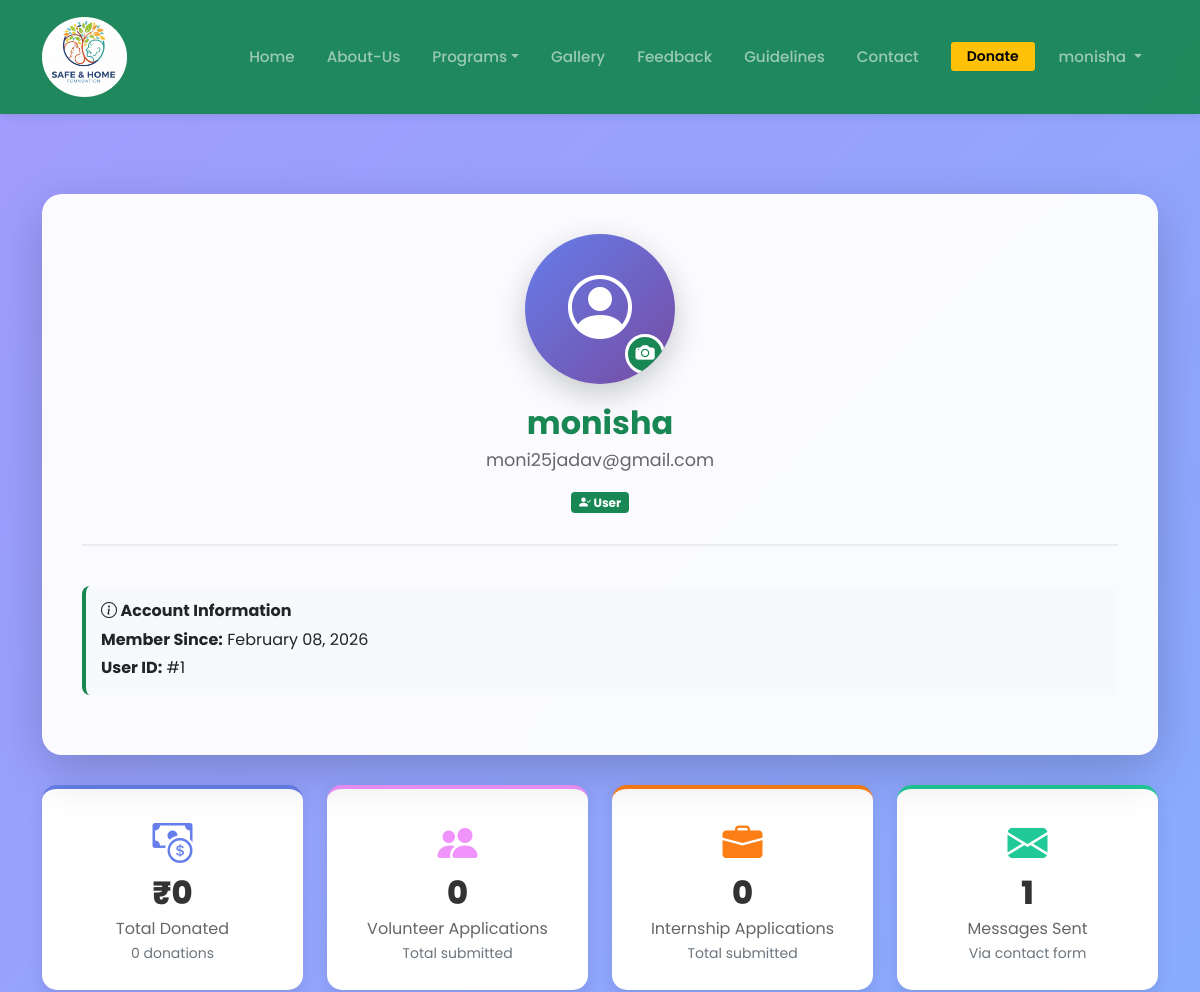
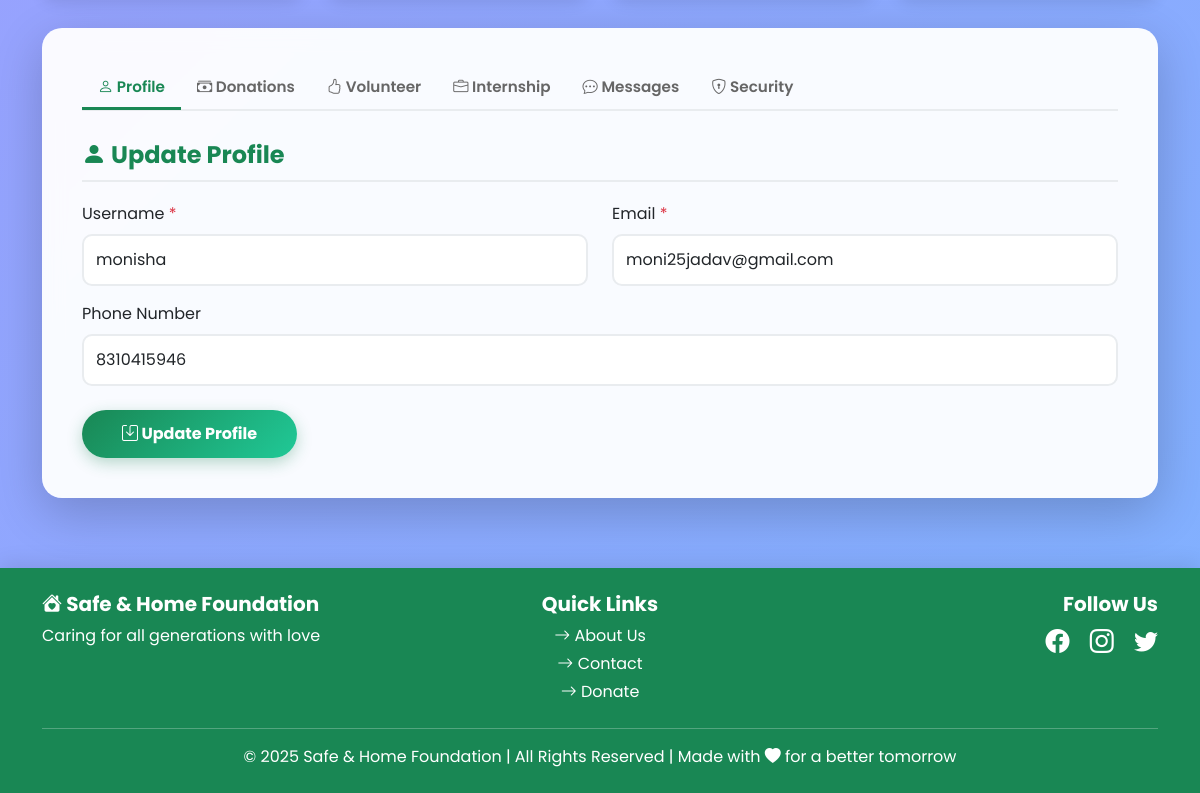
The app's page /profile.php (signed in) with its own data (2 pictures, top to bottom).
### tables this page shows
CREATE TABLE `users` (
  `id` int(11) NOT NULL,
  `username` varchar(50) NOT NULL,
  `email` varchar(100) NOT NULL,
  `password` varchar(255) NOT NULL,
  `phone` varchar(15) DEFAULT NULL,
  `user_type` enum('user','volunteer') DEFAULT 'user',
  `created_at` timestamp NOT NULL DEFAULT current_timestamp(),
  `reset_token` varchar(100) DEFAULT NULL,
  `reset_expiry` datetime DEFAULT NULL,
  `profile_picture` varchar(255) DEFAULT NULL
);

### profile.php (the view, shortened to what this page needs)
<?php
include('includes/db_connect.php');
$user_id = $_SESSION['user_id'];
mysqli_query($conn, "ALTER TABLE users ADD COLUMN IF NOT EXISTS profile_picture VARCHAR(255) DEFAULT NULL");
$user_query  = "SELECT * FROM users WHERE id = '$user_id'";
$user_result = mysqli_query($conn, $user_query);
$user        = mysqli_fetch_assoc($user_result);
$donations_result = mysqli_query($conn, "SELECT COUNT(*) as total_donations, COALESCE(SUM(amount),0) as total_amount FROM donations WHERE email='{$user['email']}'");
$donations_stats  = $donations_result ? mysqli_fetch_assoc($donations_result) : ['total_donations'=>0,'total_amount'=>0];
$volunteer_result = mysqli_query($conn, "SELECT COUNT(*) as total FROM volunteer_applications WHERE email='{$user['email']}'");
$volunteer_count  = $volunteer_result ? mysqli_fetch_assoc($volunteer_result)['total'] : 0;
$messages_result  = mysqli_query($conn, "SELECT COUNT(*) as total FROM contact_messages WHERE email='{$user['email']}'");
$messages_count   = $messages_result ? mysqli_fetch_assoc($messages_result)['total'] : 0;
$internship_result = mysqli_query($conn, "SELECT COUNT(*) as total FROM internship_applications WHERE email='{$user['email']}'");
$internship_count  = $internship_result ? mysqli_fetch_assoc($internship_result)['total'] : 0;
?>
<!doctype html>
<html lang="en">
<head>
  <link href="https://cdn.jsdelivr.net/npm/bootstrap@5.0.2/dist/css/bootstrap.min.css" rel="stylesheet" />
  <link rel="stylesheet" href="https://cdn.jsdelivr.net/npm/bootstrap-icons@1.10.5/font/bootstrap-icons.css">
</head>
<body>
  <nav class="navbar navbar-expand-lg navbar-dark bg-success sticky-top">
    <div class="container">
      <a class="navbar-brand" href="index.php">
        <img src="./images/logo.png" alt="Safe & Home Foundation" />
      </a>
      <div class="collapse navbar-collapse" id="navbarNav">
        <ul class="navbar-nav ms-auto align-items-lg-center">
          <li class="nav-item"><a href="index.php" class="nav-link">Home</a></li>
          <li class="nav-item"><a href="aboutus.php" class="nav-link">About-Us</a></li>
          <li class="nav-item dropdown">
            <a class="nav-link dropdown-toggle" href="#" role="button" data-bs-toggle="dropdown">Programs</a>
          </li>
          <li class="nav-item"><a href="gallery.php" class="nav-link">Gallery</a></li>
          <li class="nav-item"><a href="feedback.php" class="nav-link">Feedback</a></li>
          <li class="nav-item"><a href="guidelines.php" class="nav-link">Guidelines</a></li>
          <li class="nav-item"><a href="contact.php" class="nav-link">Contact</a></li>
          <li class="nav-item ms-lg-3">
            <a href="donate.php" class="btn btn-warning btn-sm px-3">Donate</a>
          </li>
          <li class="nav-item dropdown ms-lg-2">
            <a class="nav-link dropdown-toggle" href="#" role="button" data-bs-toggle="dropdown">
              <?php echo htmlspecialchars($user['username']); ?>
            </a>
          </li>
        </ul>
      </div>
    </div>
  </nav>
  <section class="profile-section">
    <div class="container">
      <div class="profile-card">
        <div class="profile-header">
          <div class="profile-avatar">
            <?php if(!empty($user['profile_picture']) && file_exists($user['profile_picture'])): ?>
              <img src="<?php echo htmlspecialchars($user['profile_picture']); ?>" alt="Profile Picture">
            <?php else: ?>
              <i class="bi bi-person-circle"></i>
            <?php endif; ?>
            <label for="profilePictureInput" class="upload-btn" title="Upload Profile Picture">
              <i class="bi bi-camera-fill"></i>
            </label>
          </div>
          <h1 class="profile-name"><?php echo htmlspecialchars($user['username']); ?></h1>
          <p class="profile-email"><?php echo htmlspecialchars($user['email']); ?></p>
          <span class="badge bg-success"><i class="bi bi-person-check-fill"></i> <?php echo ucfirst($user['user_type']); ?></span>
        </div>
        <div class="info-box">
          <h6 class="fw-bold mb-2"><i class="bi bi-info-circle"></i> Account Information</h6>
          <p class="mb-1"><strong>Member Since:</strong> <?php echo date('F d, Y', strtotime($user['created_at'])); ?></p>
          <p class="mb-0"><strong>User ID:</strong> #<?php echo $user['id']; ?></p>
        </div>
      </div>
      <div class="row stats-row g-4">
        <div class="col-md-3">
          <div class="stat-card donations">
            <i class="bi bi-cash-coin"></i>
            <h3>₹<?php echo number_format($donations_stats['total_amount']); ?></h3>
            <p>Total Donated</p>
            <small class="text-muted"><?php echo $donations_stats['total_donations']; ?> donations</small>
          </div>
        </div>
        <div class="col-md-3">
          <div class="stat-card volunteers">
            <i class="bi bi-people-fill"></i>
            <h3><?php echo $volunteer_count; ?></h3>
            <p>Volunteer Applications</p>
            <small class="text-muted">Total submitted</small>
          </div>
        </div>
        <div class="col-md-3">
          <div class="stat-card internship">
            <i class="bi bi-briefcase-fill"></i>
            <h3><?php echo $internship_count; ?></h3>
            <p>Internship Applications</p>
            <small class="text-muted">Total submitted</small>
          </div>
        </div>
        <div class="col-md-3">
          <div class="stat-card messages">
            <i class="bi bi-envelope-fill"></i>
            <h3><?php echo $messages_count; ?></h3>
            <p>Messages Sent</p>
            <small class="text-muted">Via contact form</small>
          </div>
        </div>
      </div>
      <div class="profile-card">
        <ul class="nav nav-tabs" id="profileTabs" role="tablist">
          <li class="nav-item" role="presentation">
            <button class="nav-link active" id="profile-tab" data-bs-toggle="tab" data-bs-target="#profile" type="button" role="tab">
              <i class="bi bi-person"></i> Profile
            </button>
          </li>
          <li class="nav-item" role="presentation">
            <button class="nav-link" id="donations-tab" data-bs-toggle="tab" data-bs-target="#donations" type="button" role="tab">
              <i class="bi bi-cash-stack"></i> Donations
            </button>
          </li>
          <li class="nav-item" role="presentation">
            <button class="nav-link" id="volunteer-tab" data-bs-toggle="tab" data-bs-target="#volunteer" type="button" role="tab">
              <i class="bi bi-hand-thumbs-up"></i> Volunteer
            </button>
          </li>
          <li class="nav-item" role="presentation">
            <button class="nav-link" id="internship-tab" data-bs-toggle="tab" data-bs-target="#internship" type="button" role="tab">
              <i class="bi bi-briefcase"></i> Internship
            </button>
          </li>
          <li class="nav-item" role="presentation">
            <button class="nav-link" id="messages-tab" data-bs-toggle="tab" data-bs-target="#messages" type="button" role="tab">
              <i class="bi bi-chat-dots"></i> Messages
            </button>
          </li>
          <li class="nav-item" role="presentation">
            <button class="nav-link" id="security-tab" data-bs-toggle="tab" data-bs-target="#security" type="button" role="tab">
              <i class="bi bi-shield-lock"></i> Security
            </button>
          </li>
        </ul>
        <div class="tab-content" id="profileTabsContent">
          <div class="tab-pane fade show active" id="profile" role="tabpanel" aria-labelledby="profile-tab">
            <h3 class="section-title"><i class="bi bi-person-fill"></i> Update Profile</h3>
            <form method="POST">
              <div class="row mb-3">
                <div class="col-md-6">
                  <label class="form-label">Username <span class="text-danger">*</span></label>
                  <input type="text" class="form-control" name="username" value="<?php echo htmlspecialchars($user['username']); ?>" required>
                </div>
                <div class="col-md-6">
                  <label class="form-label">Email <span class="text-danger">*</span></label>
                  <input type="email" class="form-control" name="email" value="<?php echo htmlspecialchars($user['email']); ?>" required>
                </div>
              </div>
              <div class="mb-4">
                <label class="form-label">Phone Number</label>
                <input type="tel" class="form-control" name="phone" value="<?php echo htmlspecialchars($user['phone'] ?? ''); ?>">
              </div>
              <button type="submit" name="update_profile" class="btn btn-success"><i class="bi bi-save"></i> Update Profile</button>
            </form>
          </div>
        </div>
      </div>
    </div>
  </section>
  <footer class="bg-success text-white py-4">
    <div class="container">
      <div class="row">
        <div class="col-md-4 text-center text-md-start mb-3 mb-md-0">
          <h5 class="fw-bold"><i class="bi bi-house-heart-fill"></i> Safe & Home Foundation</h5>
          <p class="mb-0">Caring for all generations with love</p>
        </div>
        <div class="col-md-4 text-center mb-3 mb-md-0">
          <h5 class="fw-bold">Quick Links</h5>
          <a href="aboutus.php" class="text-white d-block mb-1"><i class="bi bi-arrow-right"></i> About Us</a>
          <a href="contact.php" class="text-white d-block mb-1"><i class="bi bi-arrow-right"></i> Contact</a>
          <a href="donate.php" class="text-white d-block"><i class="bi bi-arrow-right"></i> Donate</a>
        </div>
        <div class="col-md-4 text-center text-md-end">
          <h5 class="fw-bold">Follow Us</h5>
          <a href="#" class="text-white me-3 fs-4"><i class="bi bi-facebook"></i></a>
          <a href="#" class="text-white me-3 fs-4"><i class="bi bi-instagram"></i></a>
          <a href="#" class="text-white fs-4"><i class="bi bi-twitter"></i></a>
        </div>
      </div>
      <hr class="bg-white mt-4 opacity-25">
      <p class="text-center mb-0">© 2025 Safe & Home Foundation | All Rights Reserved | Made with <i class="bi bi-heart-fill"></i> for a better tomorrow</p>
    </div>
  </footer>
</body>
</html>

### profile.php (style rules this page uses)
* { font-family: 'Poppins', sans-serif; }
html { scroll-behavior: smooth; }
body { background: linear-gradient(-45deg, #ffeaa7, #fab1a0, #74b9ff, #a29bfe); background-size: 400% 400%; animation: gradientBG 15s ease infinite; overflow-x: hidden; margin: 0; padding: 0; }
.navbar { padding:.75rem 0; box-shadow:0 2px 8px rgba(0,0,0,0.1); background:rgba(25,135,84,0.95)!important; backdrop-filter:blur(10px); }
.navbar-brand img { height:80px; }
.nav-link { font-size:.95rem; font-weight:500; padding:.5rem 1rem!important; transition:color .2s; }
.btn-warning { background:#ffc107; border:none; font-weight:600; transition:all .2s; }
.profile-section { padding:80px 0 40px; }
.profile-card { background:rgba(255,255,255,0.95); backdrop-filter:blur(10px); border-radius:20px; padding:40px; box-shadow:0 15px 50px rgba(0,0,0,0.2); margin-bottom:30px; }
.profile-header { text-align:center; margin-bottom:40px; padding-bottom:30px; border-bottom:2px solid #e9ecef; }
.profile-avatar { width:150px; height:150px; border-radius:50%; background:linear-gradient(135deg,#667eea 0%,#764ba2 100%); display:flex; align-items:center; justify-content:center; margin:0 auto 20px; font-size:4rem; color:white; box-shadow:0 10px 30px rgba(0,0,0,0.2); position:relative; overflow:hidden; }
.upload-btn { position:absolute; bottom:10px; right:10px; width:40px; height:40px; border-radius:50%; background:#198754; border:3px solid white; display:flex; align-items:center; justify-content:center; cursor:pointer; transition:all .3s ease; }
.upload-btn i { color:white; font-size:1.2rem; }
.profile-name { font-size:2rem; font-weight:700; color:#198754; margin-bottom:5px; }
.profile-email { color:#666; font-size:1.1rem; }
.stats-row { margin-bottom:30px; }
.stat-card { background:white; border-radius:15px; padding:25px; text-align:center; box-shadow:0 5px 15px rgba(0,0,0,0.1); transition:all .3s ease; height:100%; }
.stat-card i { font-size:2.5rem; margin-bottom:15px; }
.stat-card.donations { border-top:4px solid #667eea; }
.stat-card.donations i { color:#667eea; }
.stat-card.volunteers { border-top:4px solid #f093fb; }
.stat-card.volunteers i { color:#f093fb; }
.stat-card.messages { border-top:4px solid #20c997; }
.stat-card.messages i { color:#20c997; }
.stat-card.internship { border-top:4px solid #fd7e14; }
.stat-card.internship i { color:#fd7e14; }
.stat-card h3 { font-size:2rem; font-weight:800; color:#333; margin-bottom:5px; }
.stat-card p { color:#666; margin-bottom:0; }
.section-title { font-size:1.5rem; font-weight:700; color:#198754; margin-bottom:20px; padding-bottom:10px; border-bottom:2px solid #e9ecef; }
.form-control, .form-select { border-radius:10px; padding:12px; border:2px solid #e9ecef; transition:all .3s ease; }
.btn-success { background:linear-gradient(135deg,#198754 0%,#20c997 100%); border:none; font-weight:700; padding:12px 40px; border-radius:50px; transition:all .3s ease; box-shadow:0 5px 15px rgba(25,135,84,0.3); }
.info-box { background:#f8f9fa; border-left:4px solid #198754; padding:15px; border-radius:8px; margin-bottom:20px; }
.nav-tabs { border-bottom:2px solid #e9ecef; margin-bottom:30px; }
.nav-tabs .nav-link { border:none; color:#666; font-weight:600; padding:15px 25px; transition:all .3s ease; }
.nav-tabs .nav-link.active { color:#198754; background:transparent; border-bottom:3px solid #198754; }
footer { background:rgba(25,135,84,0.95)!important; backdrop-filter:blur(10px); box-shadow:0 -4px 20px rgba(0,0,0,0.1); }
footer a { transition:all .3s ease; text-decoration:none; }

### records on screen
users: username "monisha", email "moni25jadav@gmail.com", user_type "User", created_at "February 08, 2026", id "1", phone "8310415946"

### other values on screen
$donations_stats['total_amount'] "0"
$donations_stats['total_donations'] "0"
$volunteer_count "0"
$internship_count "0"
$messages_count "1"
